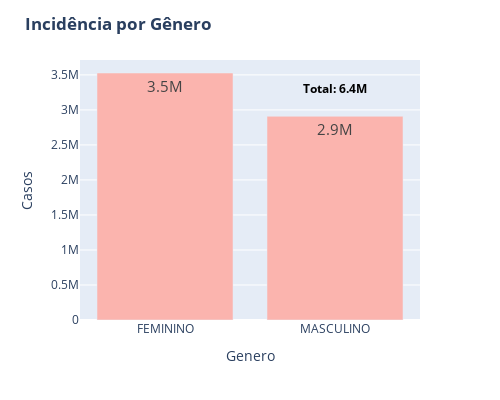

Notebook code for this chart:
### Code cell
graph_gen_confirm = px.bar(
    gen_graph_data, y='Casos', x='Genero', text_auto='.2s',
    color_discrete_sequence=px.colors.qualitative.Pastel1
)
graph_gen_confirm.update_traces(textfont_size=15)
graph_gen_confirm.update_layout(
    width=500,
    height=400,
    title=dict(text='<b>Incidência por Gênero<b>')
)
total = np.sum(gen_graph_data['Casos'])
graph_gen_confirm.add_annotation(
    x=1,
    y=3.3e6,
    text=f'<b>Total: {(total/1000000):.1f}M<b>',
    font=dict(color='black', size=12),
    showarrow=False
)

graph_gen_confirm

### Figure 1 — Plotly figure (JSON) as saved in the notebook; plotly's stock layout.template omitted (floating-point values rounded to 4 significant figures)
{"data": [{"alignmentgroup": "True", "hovertemplate": "Genero=%{x}<br>Casos=%{y}<extra></extra>", "legendgroup": "", "marker": {"color": "rgb(251,180,174)", "pattern": {"shape": ""}}, "name": "", "offsetgroup": "", "orientation": "v", "showlegend": false, "textfont": {"size": 15}, "textposition": "auto", "texttemplate": "%{y:.2s}", "type": "bar", "x": ["FEMININO", "MASCULINO"], "xaxis": "x", "y": [3526809, 2908574], "yaxis": "y"}], "layout": {"annotations": [{"font": {"color": "black", "size": 12}, "showarrow": false, "text": "<b>Total: 6.4M<b>", "x": 1, "y": 3300000}], "barmode": "relative", "height": 400, "legend": {"tracegroupgap": 0}, "margin": {"t": 60}, "title": {"text": "<b>Incidência por Gênero<b>"}, "width": 500, "xaxis": {"anchor": "y", "domain": [0, 1], "title": {"text": "Genero"}}, "yaxis": {"anchor": "x", "domain": [0, 1], "title": {"text": "Casos"}}}}
